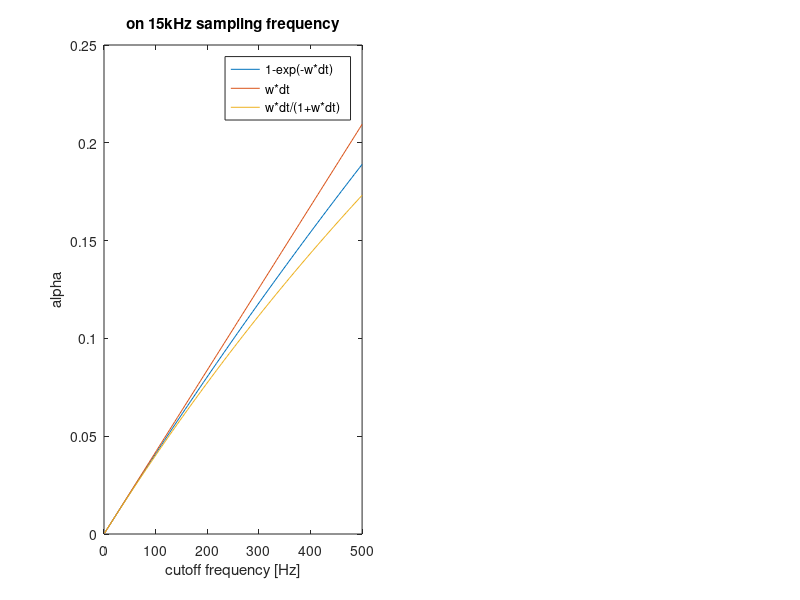

Write MATLAB code to recreate this figure. (Note: this script raises an error after producing the figure.)
clc;
freq = linspace(1,500,100);
dt = 1/15000;
w = 2*pi*freq;

figure(2); clf;
subplot(1,2,1)
plot(freq, 1-exp(-w*dt))
hold on;
plot(freq, w*dt)
plot(freq, w*dt./(1+w*dt))
title('on 15kHz sampling frequency')
xlabel('cutoff frequency [Hz]')
ylabel('alpha')
l=legend('1-exp(-w*dt)', 'w*dt', 'w*dt/(1+w*dt)');
l.Location = 'northwest'

freq = linspace(1,500,100);
dt = 1/1000;
w = 2*pi*freq;

subplot(1,2,2)
plot(freq, 1-exp(-w*dt))
hold on;
plot(freq, w*dt)
plot(freq, w*dt./(1+w*dt))
title('on 1kHz sampling frequency')
xlabel('cutoff frequency [Hz]')
ylabel('alpha')
l=legend('1-exp(-w*dt)', 'w*dt', 'w*dt/(1+w*dt)');
l.Location = 'northwest'
